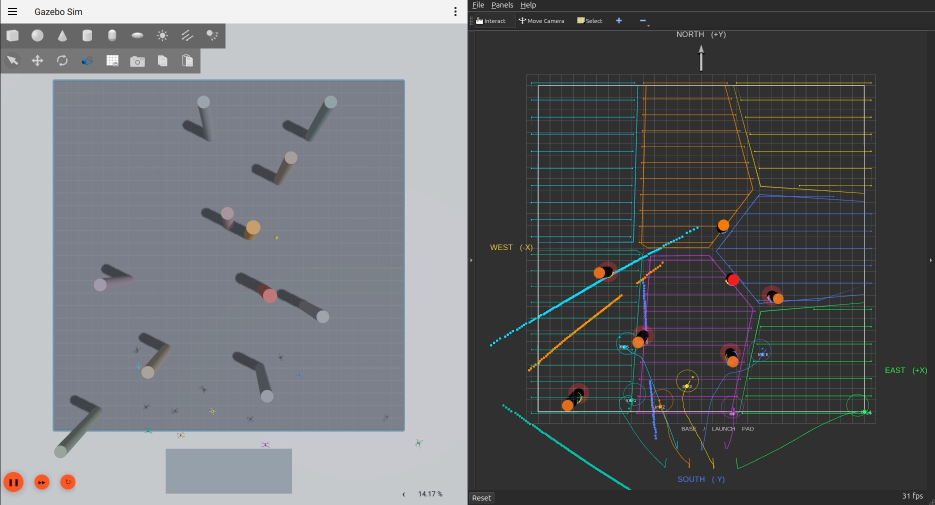
#> input picture docs/Full Paper - EPIC/figures/Screenshot From 2026-09-14 11-19-34.png, 1870 x 1010 px (shown at 1/2 size)
$ python skema5_video_frames.py '../../docs/Full Paper - EPIC/figures/Screenshot From 2026-09-14 11-19-34.png'
#> lines starting #> are read from the running program, lines starting #| are printed output that depends on the picture; after the words box and inside, x2 and y2 are one past the last pixel; in counts of white or black regions, pixels touching at a corner belong together; pictures that were not available may be replaced by others from this repository, and a replacement may not be noted
#!/usr/bin/env python3
"""
Ekstrak frame video Skema 5 untuk verifikasi & figure paper.

Waktu video dipetakan dari stempel WALL-clock log coordinator (epoch UNIX,
stempel log coordinator adalah wall-clock, bukan waktu simulasi) dan waktu mulai rekaman yang tertera
di nama file screencast (zona Asia/Jakarta, UTC+7):

    posisi_video_ms = (epoch_baris_log - epoch_mulai_rekaman) * 1000

Keluaran: docs/Full Paper - EPIC/figures/frames/<run>_<tag>.png (+ index.json)

Pakai:
    cd swarm_ws && python3 analysis/skema5_video_frames.py [--montage-only]
"""
import json
import re
import sys
from datetime import datetime, timezone, timedelta
from pathlib import Path

import cv2

REPO = Path(__file__).resolve().parents[2]
DATA = REPO / 'swarm_ws' / 'src' / 'swarm_sim' / 'results' / 'skema5_video_runs'
OUT = REPO / 'docs' / 'Full Paper - EPIC' / 'figures' / 'frames'
VIDEO_DIR = Path.home() / 'Videos' / 'Screencasts'
WIB = timezone(timedelta(hours=7))

# run -> (folder, video). Dicocokkan lewat mtime CSV = akhir log = akhir video (MANIFEST.json).
RUNS = {
    'rect_hinf': ('01_rect/pid_hinf', 'Screencast From 2026-09-11 19-20-53.mp4'),
    'rect_lqr': ('01_rect/pid_lqr', 'Screencast From 2026-09-11 20-35-13.mp4'),
    'l_shape_hinf': ('02_l-shape/pid_hinf', 'Screencast From 2026-09-11 21-17-17.mp4'),
    'l_shape_lqr': ('02_l-shape/pid_lqr', 'Screencast From 2026-09-11 22-34-02.mp4'),
    'u_shape_hinf': ('03_u-shape/pid_hinf', 'Screencast From 2026-09-12 11-18-20.mp4'),
    'u_shape_lqr': ('03_u-shape/pid_lqr', 'Screencast From 2026-09-12 12-53-45.mp4'),
    'plus_hinf': ('04_plus/pid_hinf', 'Screencast From 2026-09-12 15-29-13.mp4'),
    'plus_lqr': ('04_plus/pid_lqr', 'Screencast From 2026-09-12 16-06-51.mp4'),
}
RE_WALL = re.compile(r'^\[\w+\] \[(\d+\.\d+)\]')


def video_start_epoch(name):
    m = re.search(r'(\d{4}-\d{2}-\d{2}) (\d{2})-(\d{2})-(\d{2})', name)
    dt = datetime.strptime(f'{m.group(1)} {m.group(2)}:{m.group(3)}:{m.group(4)}', '%Y-%m-%d %H:%M:%S')
    return dt.replace(tzinfo=WIB).timestamp()


def status_walls(log_path):
    """Epoch wall dari tiap baris STATUS (indeks = detik sim coordinator)."""
    walls, marks = [], {}
    for line in log_path.read_text(errors='replace').splitlines():
        m = RE_WALL.match(line)
        if not m:
            continue
        w = float(m.group(1))
        if '[STATUS]' in line:
            walls.append(w)
        elif 'AUTO-EXIT' in line and 'auto_exit' not in marks:
            marks['auto_exit'] = w
        elif 'SWARM SUCCESS' in line:
            marks['success'] = w
    return walls, marks


def grab(video, t_ms, dest):
    cap = cv2.VideoCapture(str(video))
    dur_ms = cap.get(cv2.CAP_PROP_FRAME_COUNT) / cap.get(cv2.CAP_PROP_FPS) * 1000.0
    for back in (0, 1000, 2000, 4000, 8000):
        cap.set(cv2.CAP_PROP_POS_MSEC, max(0.0, min(t_ms, dur_ms) - back))
        ok, fr = cap.read()
        if ok:
            cv2.imwrite(str(dest), fr)
            return True, (min(t_ms, dur_ms) - back) / 1000.0
    return False, None


def main():
    OUT.mkdir(parents=True, exist_ok=True)
    index = {}
    for run, (folder, vname) in RUNS.items():
        video = VIDEO_DIR / vname
        if not video.is_file():
            print(f'[skip] video tidak ada: {video}', file=sys.stderr)
            continue
        walls, marks = status_walls(DATA / folder / 'coordinator.log')
        t0 = video_start_epoch(vname)
        wanted = {'end': marks.get('auto_exit', walls[-1])}
        # kejadian upset (detik sim coordinator; dari generated/audit.md, offset CSV-log ~1.5 s)
        if run == 'rect_lqr':
            wanted.update({'contact_m2': walls[74], 'contact': walls[75], 'fall': walls[76]})
        if run in ('plus_hinf', 'plus_lqr'):
            k = 79 if run == 'plus_hinf' else 80
            wanted.update({'upset_m1': walls[k - 1], 'upset': walls[k], 'upset_p1': walls[k + 1]})
        if run == 'rect_hinf':
            wanted['mid'] = walls[150]
        for tag, wall in wanted.items():
            dest = OUT / f'{run}_{tag}.png'
            ok, pos = grab(video, (wall - t0) * 1000.0, dest)
            index[f'{run}_{tag}'] = {'video': vname, 'video_s': pos, 'log_wall_epoch': wall, 'ok': ok}
            print(f'{run}_{tag}: {"ok" if ok else "GAGAL"} @ {pos}')
#> pass 2 of the loop in main, `for run, (folder, vname) in RUNS.items():`:
    (OUT / 'index.json').write_text(json.dumps(index, indent=2))


# ─────────────────────────────────────────────────────────────────────────
# Montase figure lingkungan: (a) Gazebo dari screenshot pengguna, (b-e) peta
# coverage RViz di akhir misi PID-H∞ untuk 4 region (frame video di atas).
# ─────────────────────────────────────────────────────────────────────────
def _green_bbox(img, pad=18):
    import numpy as np
    b, g, r = img[..., 0].astype(int), img[..., 1].astype(int), img[..., 2].astype(int)
    m = (g > 100) & (g > r + 40) & (g > b + 40)
    m[:, :990] = False                      # hanya panel RViz (kanan)
    ys, xs = np.where(m)
    y0, y1 = np.percentile(ys, [0.2, 99.8]).astype(int)
    x0, x1 = np.percentile(xs, [0.2, 99.8]).astype(int)
    h = max(y1 - y0, x1 - x0) + 2 * pad
    cy, cx = (y0 + y1) // 2, (x0 + x1) // 2
    y0, x0 = max(0, cy - h // 2), max(0, cx - h // 2)
    return img[y0:y0 + h, x0:x0 + h]


def montage():
    import numpy as np
    shot = cv2.imread(str(OUT.parent / 'Screenshot From 2026-09-14 11-19-34.png'))
#> shot is the input picture: shape (1010, 1870, 3); mean B, G, R 108.8, 105.9, 103.7
    if shot is None:
        print('[skip] screenshot tidak ada', file=sys.stderr)
        return
    side = 640
    gz = cv2.resize(shot[140:915, 60:860], (side, side), interpolation=cv2.INTER_AREA)
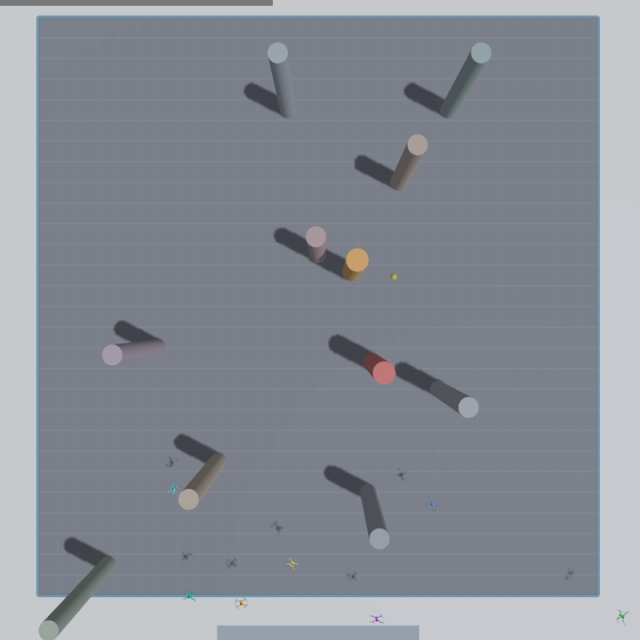
#> gz: shape (640, 640, 3); mean B, G, R 149.3, 140.6, 136.4
    panels = [gz]
    for run in ('rect_hinf', 'l_shape_hinf', 'u_shape_hinf', 'plus_hinf'):
        img = cv2.imread(str(OUT / f'{run}_end.png'))
        panels.append(cv2.resize(_green_bbox(img), (side, side), interpolation=cv2.INTER_AREA))
#> in _green_bbox, `b, g, r = img[..., 0].astype(int), img[..., 1].astype(int), img[..., 2..`:
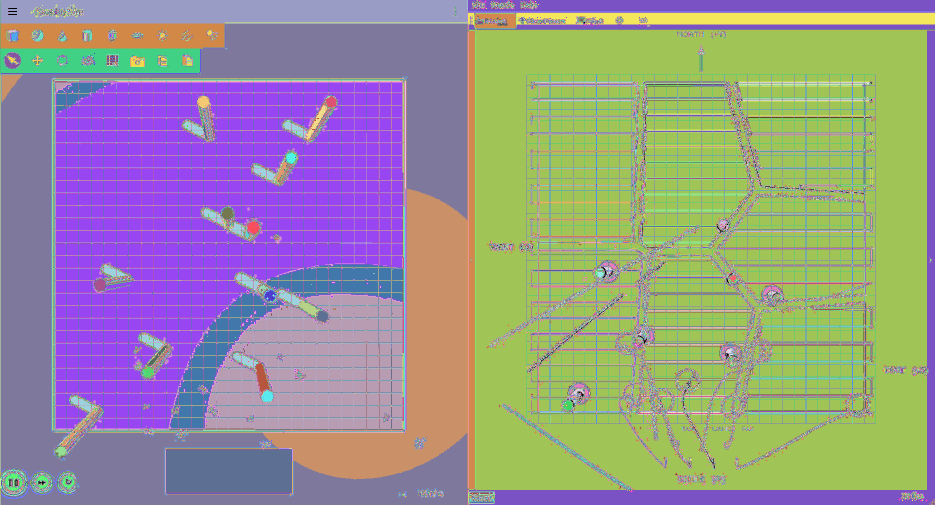
#> b: shape (1010, 1870) int64 (shown at 1/2 size); 256 distinct labels, from 0 to 255; one colour per label, 0 black
#> in _green_bbox, `b, g, r = img[..., 0].astype(int), img[..., 1].astype(int), img[..., 2..`:
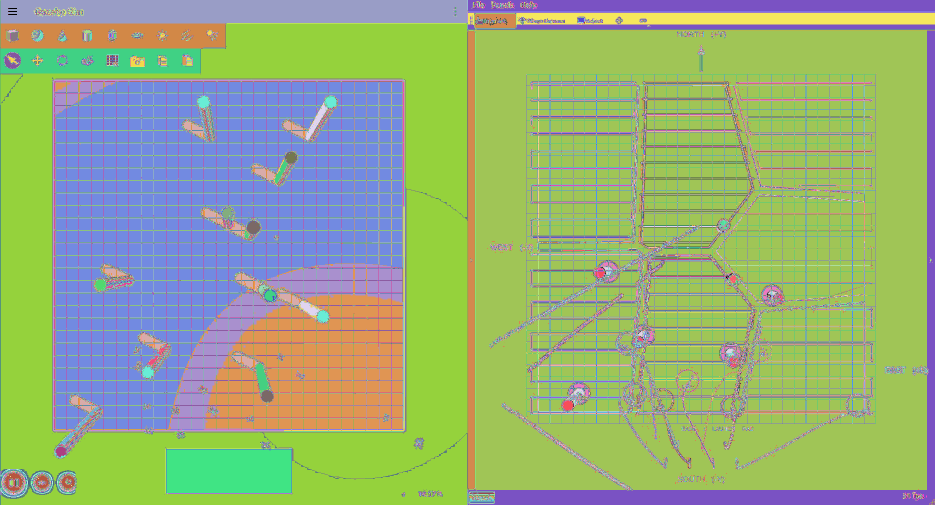
#> g: shape (1010, 1870) int64 (shown at 1/2 size); 256 distinct labels, from 0 to 255; one colour per label, 0 black
#> in _green_bbox, `b, g, r = img[..., 0].astype(int), img[..., 1].astype(int), img[..., 2..`:
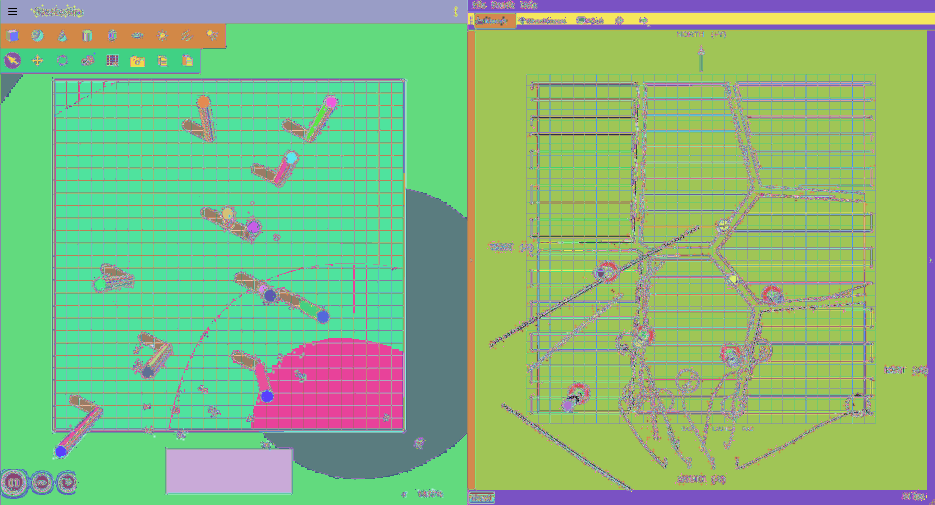
#> r: shape (1010, 1870) int64 (shown at 1/2 size); 256 distinct labels, from 0 to 255; one colour per label, 0 black
#> in _green_bbox, `m = (g > 100) & (g > r + 40) & (g > b + 40)`:
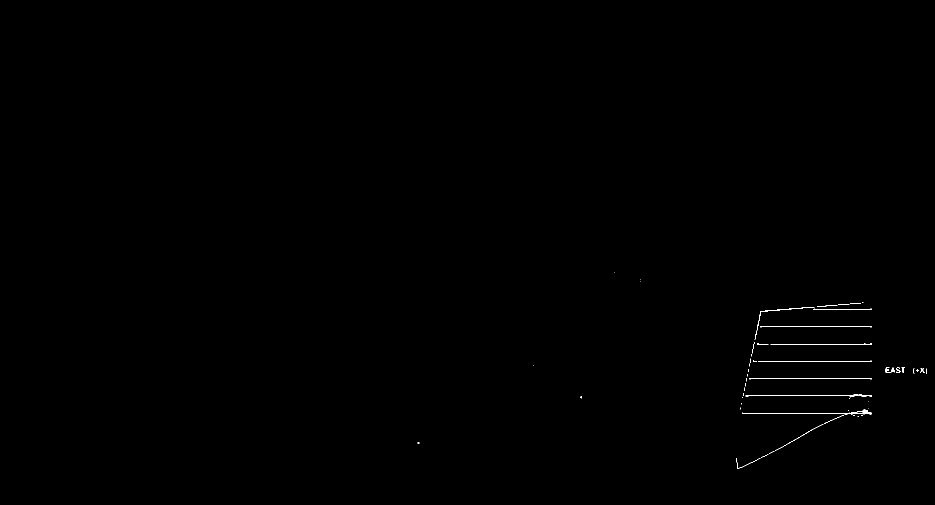
#> m: shape (1010, 1870) bool (shown at 1/2 size); 0.16% white in thin lines or dots, all inside (x1, y1, x2, y2) = (835, 545, 1854, 938)
#> in _green_bbox, `m[:, :990] = False`: m: shape (1010, 1870) bool; 0.16% white in thin lines or dots, all inside (x1, y1, x2, y2) = (1066, 545, 1854, 938)
#> in _green_bbox, `ys, xs = np.where(m)`: ys = 3066 values from 545 to 937; xs = 3066 values, max 1853 at index 1467, min 1066 at index 1393, mean 1631.6
#> in _green_bbox, `y0, y1 = np.percentile(ys, [0.2, 99.8]).astype(int)`: y0 = 606; y1 = 935
#> in _green_bbox, `x0, x1 = np.percentile(xs, [0.2, 99.8]).astype(int)`: x0 = 1162; x1 = 1853
#> in _green_bbox, `h = max(y1 - y0, x1 - x0) + 2 * pad`: h = 727
#> in _green_bbox, `cy, cx = (y0 + y1) // 2, (x0 + x1) // 2`: cy = 770; cx = 1507
#> in _green_bbox, `y0, x0 = max(0, cy - h // 2), max(0, cx - h // 2)`: y0 = 407; x0 = 1144
#> in _green_bbox, `return img[y0:y0 + h, x0:x0 + h]`:
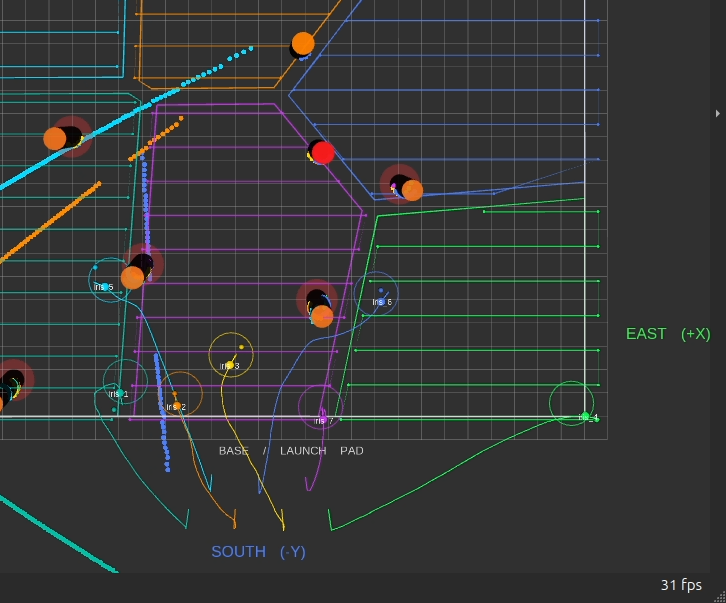
#> returned value: shape (603, 726, 3); mean of channels 0, 1, 2 54.2, 54.2, 53; drawn as B, G, R
#> pass 2 of the loop in montage, `for run in ('rect_hinf', 'l_shape_hinf', 'u_shape_hinf', 'plus_hinf'):`:
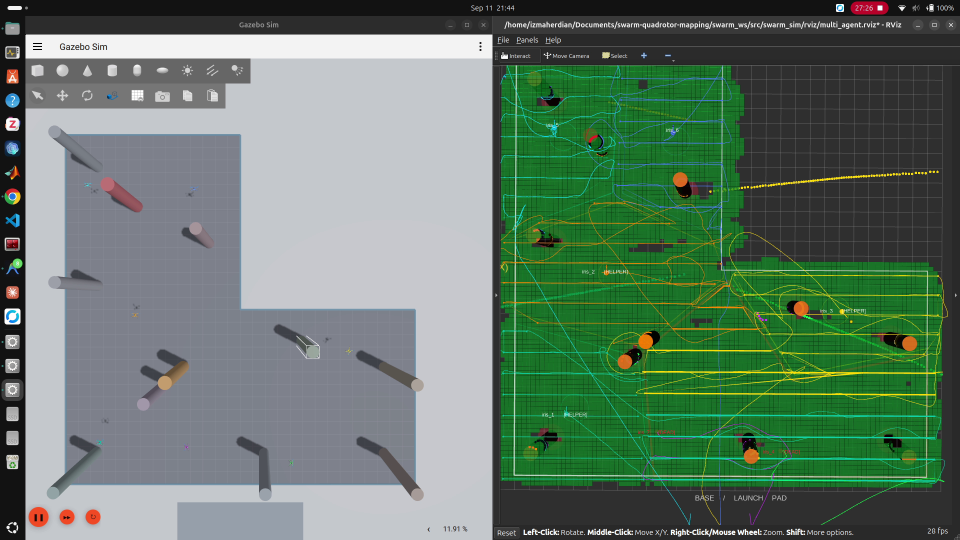
#> input picture docs/Full Paper - EPIC/figures/frames/l_shape_hinf_end.png, 1920 x 1080 px (shown at 1/2 size)
#> in montage, img is the input picture: shape (1080, 1920, 3); mean B, G, R 104.8, 122, 98.7
#> b: shape (1080, 1920) int64
#> g: shape (1080, 1920) int64
#> r: shape (1080, 1920) int64
#> in _green_bbox (call 2), `m = (g > 100) & (g > r + 40) & (g > b + 40)`:
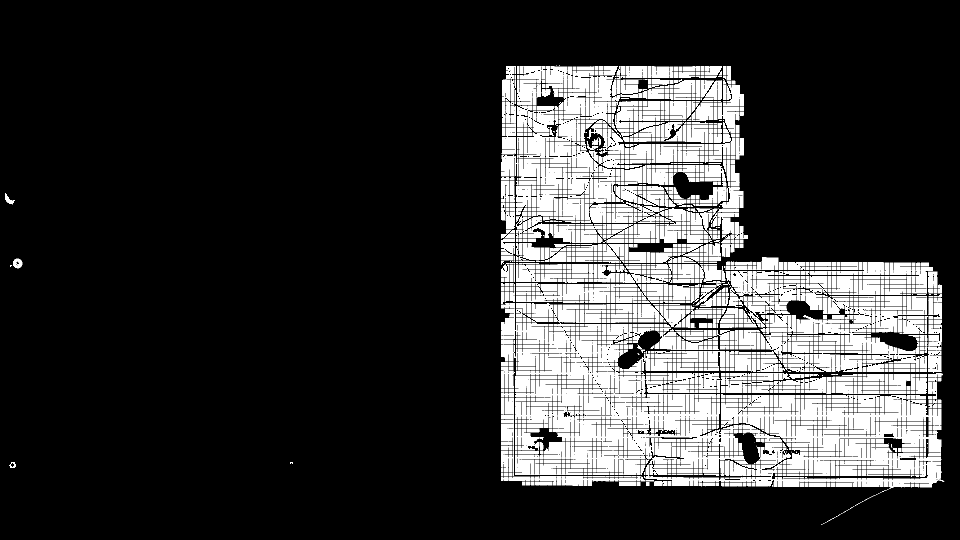
#> m: shape (1080, 1920) bool (shown at 1/2 size); 22.2% white; 1332 white regions (191 under 20 px), largest, box (x1, y1, x2, y2) and area: (1002, 606, 1883, 950) 103201, (1288, 878, 1889, 1012) 22343, (1566, 592, 1855, 744) 19004
#> in _green_bbox (call 2), `y0, y1 = np.percentile(ys, [0.2, 99.8]).astype(int)`: y0 = 134; y1 = 972
#> in _green_bbox (call 2), `x0, x1 = np.percentile(xs, [0.2, 99.8]).astype(int)`: x0 = 1003; x1 = 1880
#> h = 913
#> cy = 553; cx = 1441
#> in _green_bbox (call 2), `y0, x0 = max(0, cy - h // 2), max(0, cx - h // 2)`: y0 = 97; x0 = 985
#> in _green_bbox (call 2), `return img[y0:y0 + h, x0:x0 + h]`:
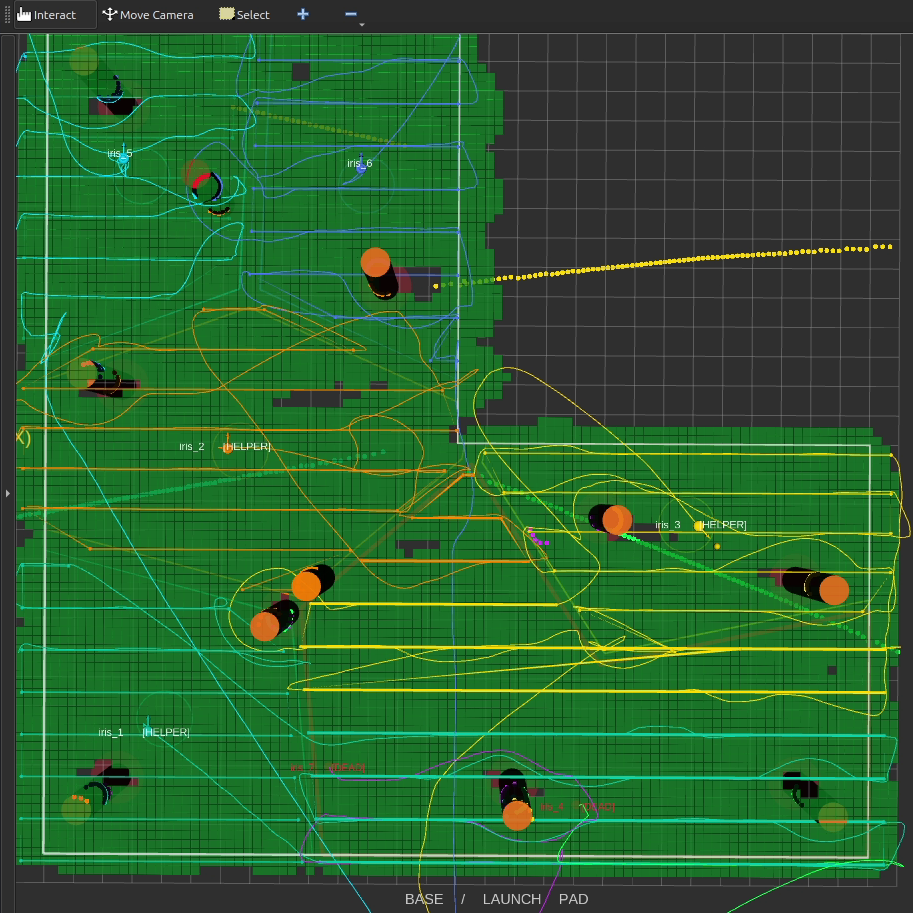
#> returned value: shape (913, 913, 3); mean of channels 0, 1, 2 46.2, 96.2, 40.9; drawn as B, G, R
    # label panel (a)-(e) di pojok kiri atas, sesuai rujukan di caption paper
    for k, p in enumerate(panels):
        lbl = f'({"abcde"[k]})'
        (tw, th), base = cv2.getTextSize(lbl, cv2.FONT_HERSHEY_SIMPLEX, 1.6, 3)
        cv2.rectangle(p, (8, 8), (8 + tw + 16, 8 + th + base + 14), (255, 255, 255), -1)
        cv2.putText(p, lbl, (16, 8 + th + 7), cv2.FONT_HERSHEY_SIMPLEX, 1.6, (0, 0, 0), 3, cv2.LINE_AA)
    gap = np.full((side, 12, 3), 255, np.uint8)
    row = panels[0]
    for p in panels[1:]:
        row = np.hstack([row, gap, p])
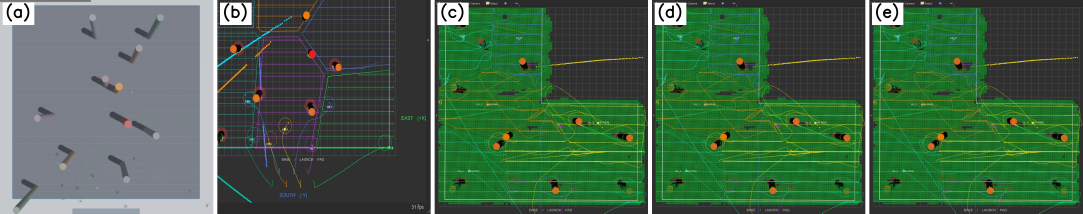
#> row: shape (640, 3248, 3) (shown at 1/3 size); mean B, G, R 73.2, 100.7, 67.5
    cv2.imwrite(str(OUT.parent / 'fig_env.png'), row)
    print('fig_env.png ok')


if __name__ == '__main__':
    if '--montage-only' not in sys.argv:
        main()
    montage()
